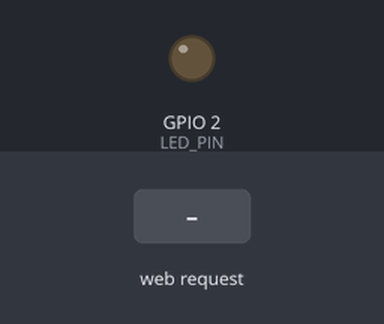
Bench run of a sketch on a simulated ESP32. On the bench: output pins drawn as LEDs (lit = HIGH). The inputs (shaded band) are chosen by the test bench. WiFi joins after 1.5 s; servers stay silent unless stated; what the sketch prints to the serial monitor is not drawn.

Above: at 2.7 s.
2.8 s: HTTP request GET /LED?value=1 received
At 3.7 s:
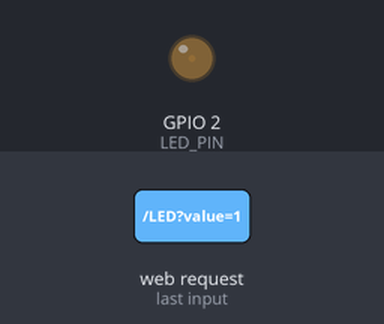
4.3 s: HTTP request GET /LED?value=120 received
At 4.8 s:
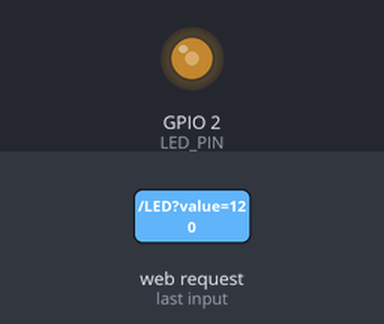
Timing chart, 0 to 7.3 s (numbered marks = the images above; inputs shaded):
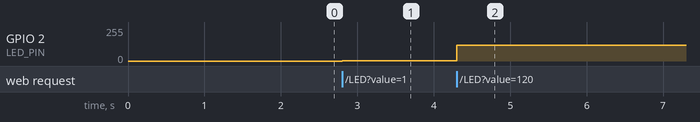

The sketch:

testingiot4PWM.ino
```cpp
#include <WiFi.h>
#include <WebServer.h>

// WiFi credentials
const char* SSID = "************";
const char* PASS = "*********";

WebServer server(80);

// PWM/LED settings
const int LED_PIN     = 2;     // GPIO2 (often onboard LED)


// Route handlers
void handleRoot();
void handleLEDControl();
void handleNotFound();

// Minimal HTML + JavaScript (served from flash)
const char index_html[] PROGMEM = R"rawliteral(
<!DOCTYPE html>
<html>
<head>
  <meta charset="utf-8">
  <meta name="viewport" content="width=device-width, initial-scale=1">
  <title>ESP32 PWM</title>
</head>
<body>
  <h2>ESP32 PWM Control</h2>
  <label for="pwm">PWM (0-255):</label>
  <input id="pwm" type="number" min="0" max="255" step="1" value="0">
  <button id="send">Set</button>
  <div id="status"></div>

  <script>
    async function setPWM() {
      const input = document.getElementById('pwm');
      const status = document.getElementById('status');
      const val = parseInt(input.value, 10);

      if (Number.isNaN(val) || val < 0 || val > 255) {
        status.textContent = 'Please enter a number between 0 and 255.';
        return;
      }

      try {
        const res = await fetch('/LED?value=' + encodeURIComponent(val), { cache: 'no-store' });
        const text = await res.text();
        status.textContent = text;
      } catch (e) {
        status.textContent = 'Failed to send value.';
      }
    }

    document.getElementById('send').addEventListener('click', setPWM);
    document.getElementById('pwm').addEventListener('keydown', (e) => {
      if (e.key === 'Enter') setPWM();
    });
  </script>
</body>
</html>
)rawliteral";

void setup() {
  Serial.begin(115200);

  // WiFi (station mode)
  WiFi.mode(WIFI_STA);
  WiFi.setSleep(false);
  WiFi.begin(SSID, PASS);

  Serial.print("Connecting to WiFi");
  while (WiFi.status() != WL_CONNECTED) {
    delay(500);
    Serial.print('.');
  }
  Serial.println();
  Serial.print("WiFi connected. IP: ");
  Serial.println(WiFi.localIP());

  // LEDC PWM setup
 pinMode(LED_PIN,OUTPUT);
  analogWrite(LED_PIN, 0); // start at 0 (off)

  // Routes
  server.on("/", HTTP_GET, handleRoot);
  server.on("/LED", HTTP_GET, handleLEDControl);
  server.onNotFound(handleNotFound);

  server.begin();
  Serial.println("HTTP server started.");
}

void loop() {
  server.handleClient();
}

// Handlers

void handleRoot() {
  server.send_P(200, "text/html", index_html);
}

void handleLEDControl() {
  if (!server.hasArg("value")) {
    server.send(400, "text/plain", "Error: Missing 'value' parameter.");
    return;
  }

  int pwmValue = server.arg("value").toInt();
  if (pwmValue < 0 || pwmValue > 255) {
    server.send(400, "text/plain", "Error: Value must be between 0 and 255.");
    return;
  }

  // Apply PWM
  analogWrite(2, pwmValue);

  server.sendHeader("Cache-Control", "no-store");
  server.send(200, "text/plain", "Brightness set to " + String(pwmValue));
}

void handleNotFound() {
  server.send(404, "text/plain", "404: Not Found");
}
```

Measured:
- after the input at 2.8 s, GPIO 2 (LED_PIN): 0/255 → 1/255 at once
- after the input at 4.3 s, GPIO 2 (LED_PIN): 1/255 → 120/255 at once
